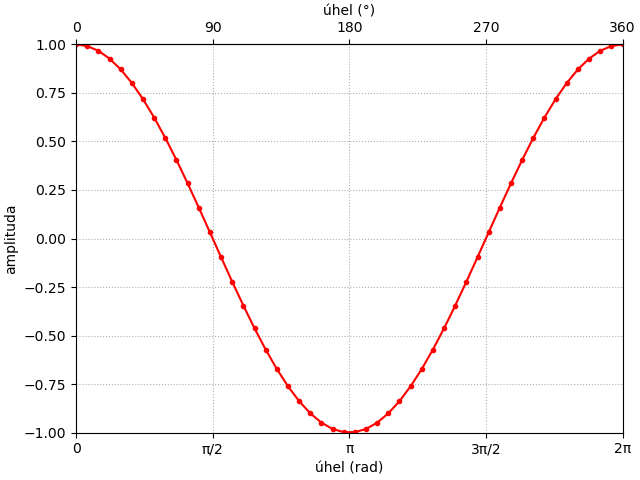

Recreate this plot in Python.
#!/usr/bin/env python3

import numpy as np
import matplotlib.pyplot as plt

# (implementační) podčásti grafu
fig, osy = plt.subplots(constrained_layout=True)

# graf funkce cosinus
POINTS = 50
x = np.linspace(0.0, 2 * np.pi, num=POINTS)
y = np.cos(x)
osy.plot(x, y, 'r.-')

# osa y a první osa x dole
osy.set_xlim(0, 2 * np.pi)
osy.set_ylim(-1, 1)
osy.set_xticks(ticks=[0, np.pi/2, np.pi, 3*np.pi/2, 2*np.pi], labels=['0', 'π/2', 'π', '3π/2', '2π'])
osy.set_xlabel('úhel (rad)')
osy.set_ylabel('amplituda')

# druhá osa X nahoře
osax2 = osy.secondary_xaxis('top')
osax2.set_xticks(ticks=osy.get_xticks(), labels=[0, 90, 180, 270, 360])
osax2.set_xlabel('úhel (°)')

# vykreslení grafu
osy.grid(linestyle='dotted')
plt.show()
